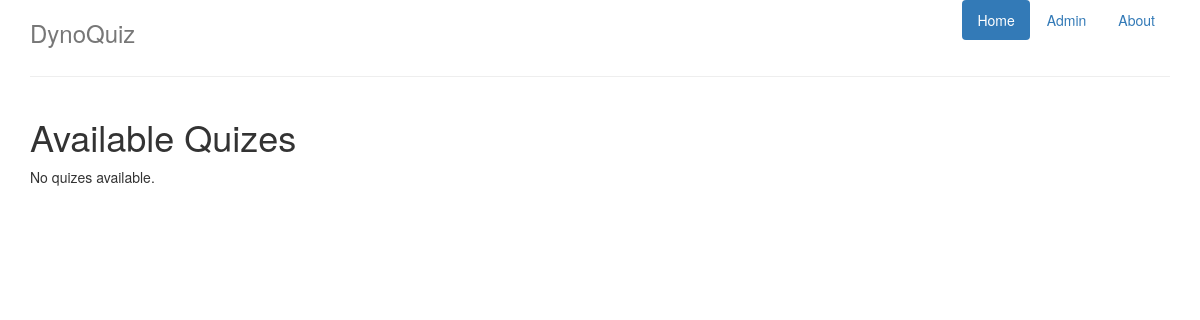
The page /dynoquiz/quiz/ on the database as committed earlier.
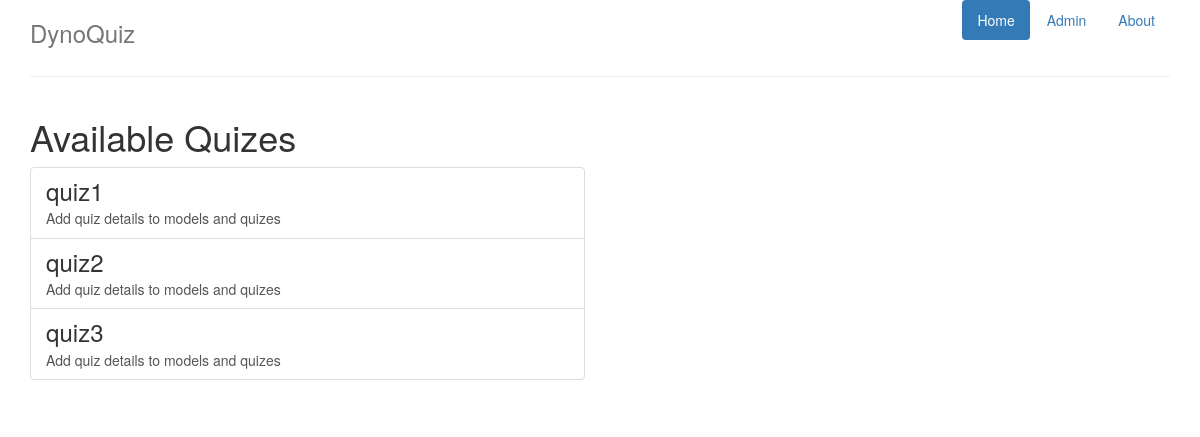
The same page on the database as committed later.
### dynoquiz/models.py (models this page shows, shortened)
class Quiz(models.Model):
    quiz_name = models.CharField(max_length=100)
    date_created = models.DateTimeField('date created')

### dynoquiz/views.py (the view)
def index(request):
    quiz_list = Quiz.objects.all()
    context = {'quiz_list': quiz_list}
    return render(request, 'dynoquiz/index.html', context)

### dynoquiz/templates/dynoquiz/index.html
{% extends "dynoquiz/base.html" %}
{% block content %}
    <div class="row">
        <div class="col-lg-12">
            <h1>Available Quizes</h1>
        </div>
    </div>
    <div class="row">
        <div class="col-lg-6">
        {% if quiz_list %}
            <div class="list-group">
                {% for quiz in quiz_list %}
                    <a href="{% url 'dynoquiz:quiz_detail' quiz.id %}" class="list-group-item">
                        <h3 class="list-group-item-heading"> {{ quiz.quiz_name}} </h3>
                        <p class="list-group-item-text">Add quiz details to models and quizes</p>
                    </a>
                {% endfor %}
            </div>
        {% else %}
            <p>No quizes available.</p>
        {% endif %}
        </div>
    </div>
{% endblock %}

### dynoquiz/templates/dynoquiz/base.html (shortened to what this page needs)
<!DOCTYPE html>
<html>
<head lang="en">
    <link rel="stylesheet" href="https://maxcdn.bootstrapcdn.com/bootstrap/3.3.5/css/bootstrap.min.css">
</head>
<body>
    <div class="container">
      <div class="header clearfix">
        <nav>
          <ul class="nav nav-pills pull-right">
            <li role="presentation" class="active"><a href="{% url 'dynoquiz:index' %}">Home</a></li>
            <li role="presentation"><a href="#">Admin</a></li>
            <li role="presentation"><a href="#">About</a></li>
          </ul>
        </nav>
        <h3 class="text-muted">DynoQuiz</h3>
      </div>
        <hr>
        {% block content %} {% endblock %}
    </div>
</body>
</html>

Rows that differ between the two databases and show on the page:
added Quiz: quiz_name "quiz1"
added Quiz: quiz_name "quiz2"
added Quiz: quiz_name "quiz3"
Other text that changed with them:
text no longer shown: "No quizes available."
